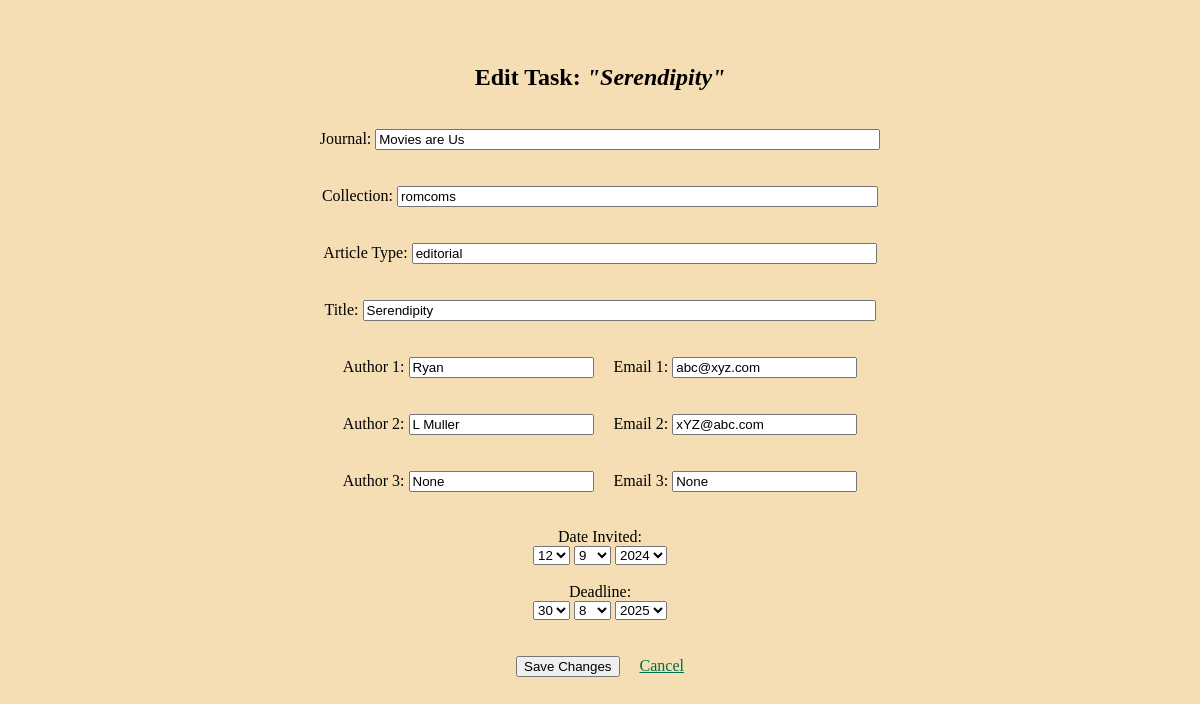
Page /edit-task/2 on the earlier database version.
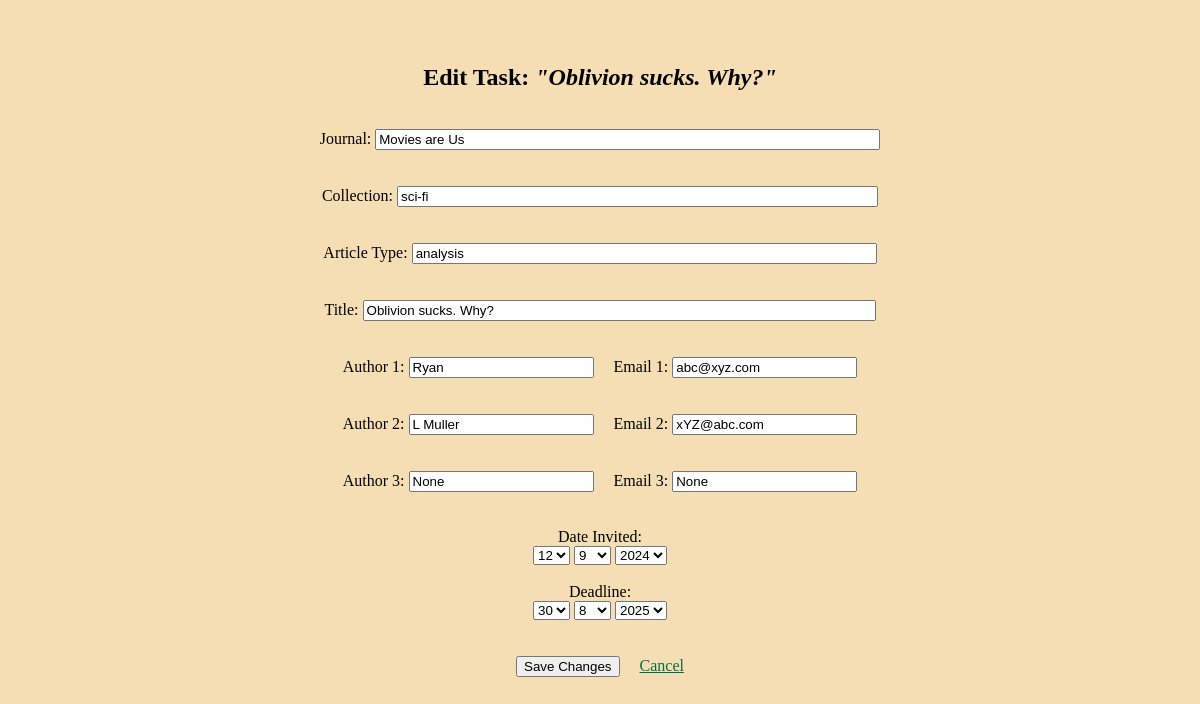
Same page on the later database version.
### app.py (models this page shows, shortened)
class Task(db.Model):
    id = db.Column(db.Integer, primary_key=True)
    journal = db.Column(db.String(100), nullable=False)
    collection = db.Column(db.String(50))
    type = db.Column(db.String(50))
    title = db.Column(db.String(120))
    deadline = db.Column(db.Date)
    author1 = db.Column(db.String(30))
    email1 = db.Column(db.String(30))
    author2 = db.Column(db.String(30))
    email2 = db.Column(db.String(30))
    author3 = db.Column(db.String(30))
    email3 = db.Column(db.String(30))
    date_invited = db.Column(db.Date)
    status = db.Column(db.String(30))
    last_change_in_notes = db.Column(db.Date)
    notes = db.Column(db.String(500))

### app.py (the view, shortened to what this page needs)
@app.route('/edit-task/<int:task_id>', methods=['GET', 'POST'])
def edit_task(task_id):
    task = Task.query.get_or_404(task_id)
    current_year = datetime.now().year
    date_ranges = {
        'days': list(range(1, 32)),
        'months': list(range(1, 13)),
        'invited_years': list(range(current_year - 5, current_year + 1)),
        'deadline_years': list(range(current_year, current_year + 3))
    }
    default_date = datetime.now().date()
    date_invited = task.date_invited or default_date
    deadline = task.deadline or default_date
    return render_template('edit_task.html', task=task, date_invited=date_invited, deadline=deadline, **date_ranges)

### templates/edit_task.html (shortened to what this page needs)
{% extends 'base.html' %}
{% block body %}
<div class="content">
    <br><br>
    <h2>Edit Task: <i>"{{ task.title }}"</i></h2>
    <br>
    <form method="POST">
        <div>
            <label>Journal:</label>
            <input type="text" name="journal" maxlength="120" size='60' value="{{ task.journal }}" required>
            <br><br><br>
            <label>Collection:</label>
            <input type="text" name="collection" maxlength="120" size='57' value="{{ task.collection }}" required>
            <br><br><br>
            <label>Article Type:</label>
            <input type="text" name="type" maxlength="120" size='55' value="{{ task.type }}" required>
            <br><br><br>
            <label>Title:</label>
            <input type="text" name="title" maxlength="120" size='61' value="{{ task.title }}" required>
            <br><br><br>
            <label>Author 1:</label>
            <input type="text" name="author1" value="{{ task.author1 }}" required>
            <label>Email 1:</label>
            <input type="text" name="email1" value="{{ task.email1 }}" required>
            <br><br><br>
            <label>Author 2:</label>
            <input type="text" name="author2" value="{{ task.author2 }}" required>
            <label>Email 2:</label>
            <input type="text" name="email2" value="{{ task.email2 }}" required>
            <br><br><br>
            <label>Author 3:</label>
            <input type="text" name="author3" value="{{ task.author3 }}" required>
            <label>Email 3:</label>
            <input type="text" name="email3" value="{{ task.email3 }}" required>
        </div>
        <br><br>
        <div>
            <label>Date Invited:</label>
            <div>
                <select name="date_invited_day">
                    {% for day in days %}
                    <option value="{{ day }}" {% if day == date_invited.day %}selected{% endif %}>{{ day }}</option>
                    {% endfor %}
                </select>
                <select name="date_invited_month">
                    {% for month in months %}
                    <option value="{{ month }}" {% if month == date_invited.month %}selected{% endif %}>{{ month }}</option>
                    {% endfor %}
                </select>
                <select name="date_invited_year">
                    {% for year in invited_years %}
                    <option value="{{ year }}" {% if year == date_invited.year %}selected{% endif %}>{{ year }}</option>
                    {% endfor %}
                </select>
            </div>
        </div>
        <br>
        <div>
            <label>Deadline:</label>
            <div>
                <select name="deadline_day">
                    {% for day in days %}
                    <option value="{{ day }}" {% if day == deadline.day %}selected{% endif %}>{{ day }}</option>
                    {% endfor %}
                </select>
                <select name="deadline_month">
                    {% for month in months %}
                    <option value="{{ month }}" {% if month == deadline.month %}selected{% endif %}>{{ month }}</option>
                    {% endfor %}
                </select>
                <select name="deadline_year">
                    {% for year in deadline_years %}
                    <option value="{{ year }}" {% if year == deadline.year %}selected{% endif %}>{{ year }}</option>
                    {% endfor %}
                </select>
            </div>
        </div>
        <br><br>
        <button type="submit">Save Changes</button>
        <a href="{{ url_for('index') }}" class="one">Cancel</a>
    </form>
</div>
{% endblock %}

Differences in the rows shown:
changed Task "Movies are Us": title "Serendipity" → "Oblivion sucks. Why?"; collection "romcoms" → "sci-fi"; type "editorial" → "analysis"
